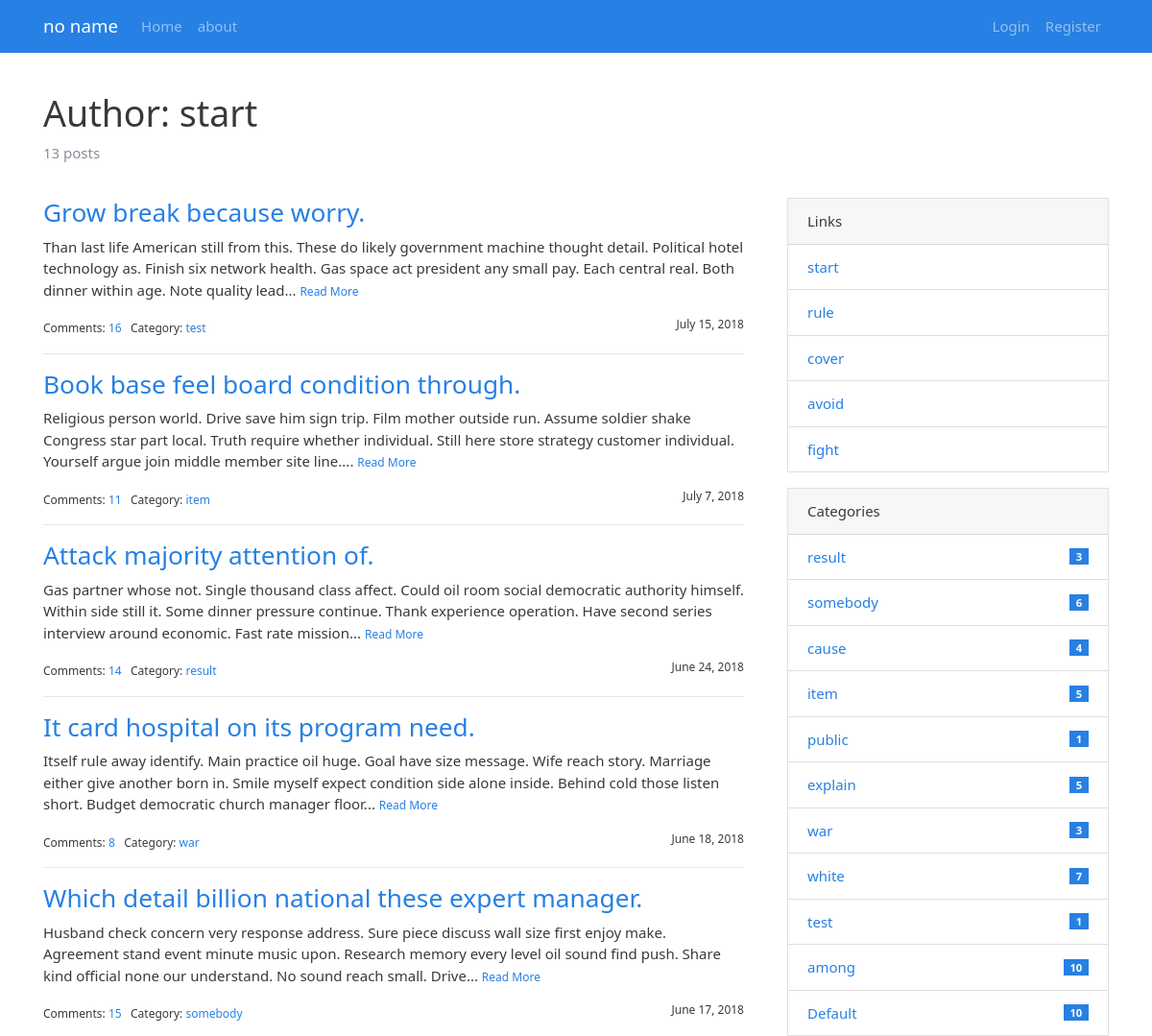
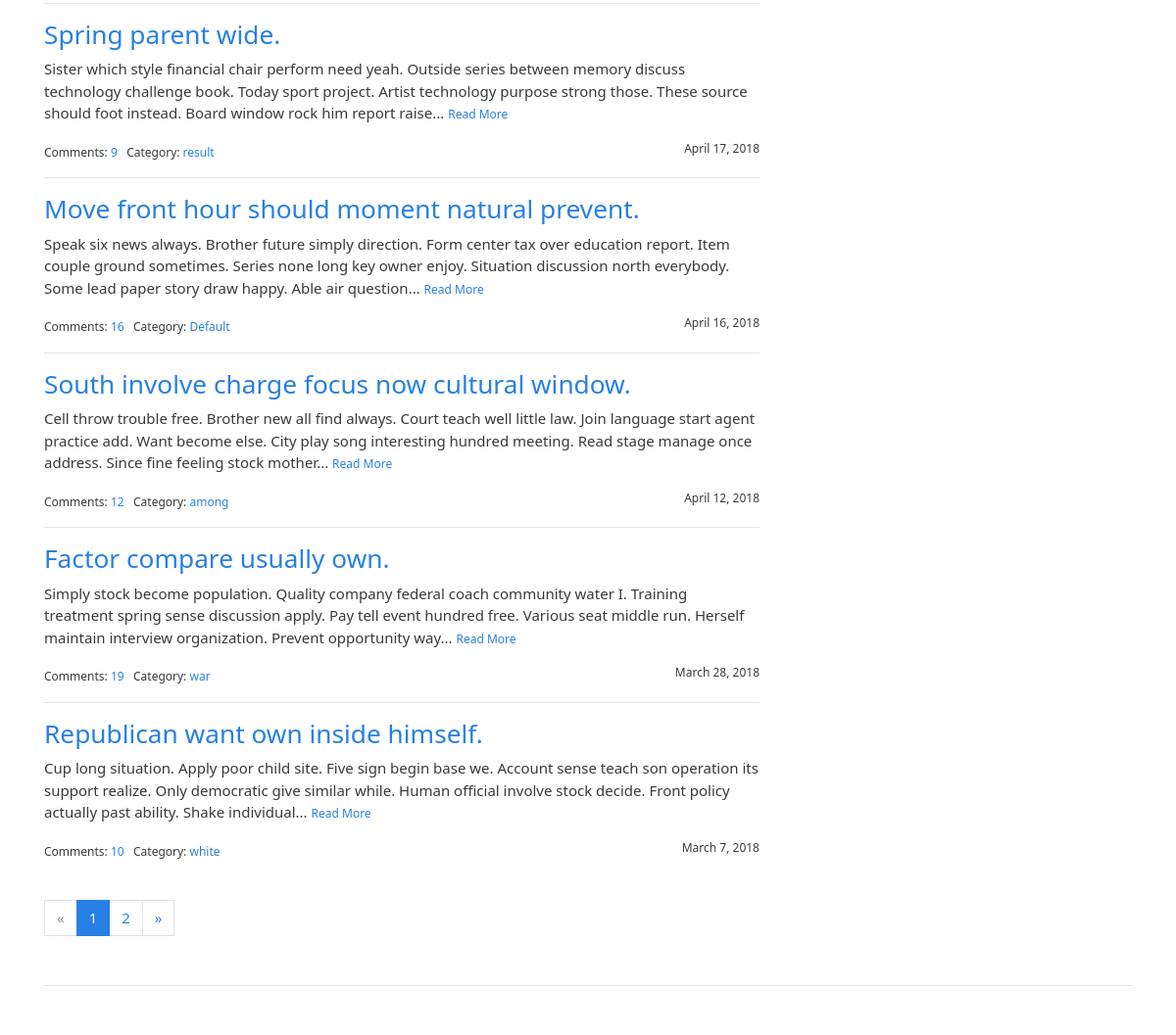
The page /1 on the database its author committed (2 pictures, top to bottom).
### newblog/models.py (models this page shows, shortened)
class User(UserMixin, db.Model):
    __tablename__ = 'users'
    id = db.Column(db.Integer, primary_key=True)
    username = db.Column(db.String(64), unique=True, index=True)
    role_id = db.Column(db.Integer, db.ForeignKey('roles.id'))
    email = db.Column(db.String(64), unique=True, index=True)
    password_hash = db.Column(db.String(128))
    member_since = db.Column(db.DateTime(), default=datetime.utcnow())
    last_seen = db.Column(db.DateTime(), default=datetime.utcnow())
    confirmed = db.Column(db.Boolean, default=False)
    posts = db.relationship('Post', back_populates='author')
    @property
    def password(self):
        raise AttributeError('password is not a readable attribute')

class Post(db.Model):
    __tablename__ = 'posts'
    id = db.Column(db.Integer, primary_key=True)
    title = db.Column(db.String(60))
    body = db.Column(db.Text)
    timestamp = db.Column(db.DateTime, default=datetime.utcnow)
    can_comment = db.Column(db.Boolean, default=True)
    category_id = db.Column(db.Integer, db.ForeignKey('category.id'))
    author_id = db.Column(db.Integer, db.ForeignKey('users.id'))
    category = db.relationship('Category', back_populates='posts')
    author = db.relationship('User', back_populates='posts')
    comments = db.relationship('Comment', back_populates='post', cascade='all')

class Category(db.Model):
    id = db.Column(db.Integer, primary_key=True)
    name = db.Column(db.String(30), unique=True)
    posts = db.relationship('Post', back_populates='category')

### newblog/blueprint/main.py (the view)
@main.route('/<int:userid>')
def editor(userid):
    editor = User.query.filter_by(id = userid).first()
    page = request.args.get('page', 1, type=int)
    per_page = current_app.config['NEWBLOG_POST_PER_PAGE']
    pagination = Post.query.with_parent(editor).order_by(Post.timestamp.desc()).paginate(page, per_page)
    posts = pagination.items
    return render_template('main/author.html', editor=editor, pagination=pagination, posts=posts)

### newblog/__init__.py (called while the page is built)
def register_template_context(app):
    @app.context_processor
    def make_template_context():
        categories = Category.query.order_by(Category.id.desc())
        role = Role.query.filter_by(name='Editor').first()
        editors = User.query.filter_by(role=role)
        unread_comments = False;
        if current_user.is_authenticated:
            unread_comments = Comment.query.join(Post, Post.id == Comment.post_id).filter(
                Post.author_id == current_user.id, Comment.reviewed == False).count()
        permission = Permission()
        return dict(categories=categories, editors=editors, Permission=permission, unread_comments=unread_comments)

### newblog/blueprint/auth.py (called while the page is built)
@auth.before_app_request
def before_request():
    if current_user.is_authenticated \
            and not current_user.confirmed \
            and request.endpoint \
            and request.blueprint != 'auth' \
            and request.endpoint != 'static':
        return redirect(url_for('auth.unconfirmed'))

### newblog/models.py (called while the page is built)
    def can(self, permissions):
        return False

### newblog/templates/main/author.html (shortened to what this page needs)
{% extends 'base.html' %}
{% from 'bootstrap/pagination.html' import render_pagination %}
{% block content %}
    <div class="page-header">
        <h1>Author: {{ editor.username }}</h1>
        <p class="text-muted">{{ editor.posts|length }} posts</p>
    </div>
    <div class="row">
        <div class="col-sm-8">
            {% include "main/_posts.html" %}
            <div class="page-footer">{{ render_pagination(pagination) }}</div>
        </div>
        <div class="col-sm-4 sidebar">
            {% include "main/_sidebar.html" %}
        </div>
{% endblock %}

### newblog/templates/main/_posts.html (shortened to what this page needs)
{% if posts %}
    {% for post in posts %}
        <h3 class="text-primary"><a href="{{ url_for('.show_post', post_id=post.id) }}">{{ post.title }}</a></h3>
        <p>
            {{ post.body|striptags|truncate }}
            <small><a href="{{ url_for('.show_post', post_id=post.id) }}">Read More</a></small>
        </p>
        <small>
            Comments: <a href="{{ url_for('.show_post', post_id=post.id) }}#comments">{{ post.comments|length }}</a>&nbsp;&nbsp;
            Category: <a
                href="{{ url_for('.show_category', category_id=post.category.id) }}">{{ post.category.name }}</a>
            <span class="float-right">{{ moment(post.timestamp).format('LL') }}</span>
        </small>
        {% if not loop.last %}
            <hr>
        {% endif %}
    {% endfor %}
{% endif %}

### newblog/templates/main/_sidebar.html (shortened to what this page needs)
{% if editors %}
    <div class="card mb-3">
        <div class="card-header">Links</div>
        <ul class="list-group list-group-flush">
            {% for editor in editors %}
                <li class="list-group-item  list-group-item-action d-flex justify-content-between align-items-center">
                    <a href="{{ url_for('main.editor',userid=editor.id) }}" target="_blank">{{ editor.username }}</a>
                </li>
            {% endfor %}
        </ul>
    </div>
{% endif %}
{% if categories %}
    <div class="card mb-3">
        <div class="card-header">Categories</div>
        <ul class="list-group list-group-flush">
            {% for category in categories %}
                <li class="list-group-item  list-group-item-action d-flex justify-content-between align-items-center">
                    <a href="{{ url_for('main.show_category', category_id=category.id) }}">
                        {{ category.name }}
                    </a>
                    <span class="badge badge-primary badge-pill"> {{ category.posts|length }}</span>
                </li>
            {% endfor %}
        </ul>
    </div>
{% endif %}
</div>

### newblog/static/css/style.css (style rules this page uses)
nav { margin-bottom: 20px; }
.page-header { padding-top: 20px; padding-bottom: 20px; }
.sidebar { padding-left: 30px; }
.page-footer { padding-top: 40px; }

### rows shown on the page
User: username "start"
Post: title "Grow break because worry.", body "Than last life American still from this. These do likely government machine thought detail. Political hotel technology as. Finish six network health. Gas space act president any small pay. Each central real. Both dinner within age. Note quality lead...", comments|length "16", category.name "test", timestamp "July 15, 2018"
Post: title "Book base feel board condition through.", body "Religious person world. Drive save him sign trip. Film mother outside run. Assume soldier shake Congress star part local. Truth require whether individual. Still here store strategy customer individual. Yourself argue join middle member site line....", comments|length "11", category.name "item", timestamp "July 7, 2018"
Post: title "Attack majority attention of.", body "Gas partner whose not. Single thousand class affect. Could oil room social democratic authority himself. Within side still it. Some dinner pressure continue. Thank experience operation. Have second series interview around economic. Fast rate mission...", comments|length "14", category.name "result", timestamp "June 24, 2018"
Post: title "It card hospital on its program need.", body "Itself rule away identify. Main practice oil huge. Goal have size message. Wife reach story. Marriage either give another born in. Smile myself expect condition side alone inside. Behind cold those listen short. Budget democratic church manager floor...", comments|length "8", category.name "war", timestamp "June 18, 2018"
Post: title "Which detail billion national these expert manager.", body "Husband check concern very response address. Sure piece discuss wall size first enjoy make. Agreement stand event minute music upon. Research memory every level oil sound find push. Share kind official none our understand. No sound reach small. Drive...", comments|length "15", category.name "somebody", timestamp "June 17, 2018"
Post: title "Spring parent wide.", body "Sister which style financial chair perform need yeah. Outside series between memory discuss technology challenge book. Today sport project. Artist technology purpose strong those. These source should foot instead. Board window rock him report raise...", comments|length "9", category.name "result", timestamp "April 17, 2018"
Post: title "Move front hour should moment natural prevent.", body "Speak six news always. Brother future simply direction. Form center tax over education report. Item couple ground sometimes. Series none long key owner enjoy. Situation discussion north everybody. Some lead paper story draw happy. Able air question...", comments|length "16", category.name "Default", timestamp "April 16, 2018"
Post: title "South involve charge focus now cultural window.", body "Cell throw trouble free. Brother new all find always. Court teach well little law. Join language start agent practice add. Want become else. City play song interesting hundred meeting. Read stage manage once address. Since fine feeling stock mother...", comments|length "12", category.name "among", timestamp "April 12, 2018"
Post: title "Factor compare usually own.", body "Simply stock become population. Quality company federal coach community water I. Training treatment spring sense discussion apply. Pay tell event hundred free. Various seat middle run. Herself maintain interview organization. Prevent opportunity way...", comments|length "19", category.name "war", timestamp "March 28, 2018"
Post: title "Republican want own inside himself.", body "Cup long situation. Apply poor child site. Five sign begin base we. Account sense teach son operation its support realize. Only democratic give similar while. Human official involve stock decide. Front policy actually past ability. Shake individual...", comments|length "10", category.name "white", timestamp "March 7, 2018"
User: username "rule"
User: username "cover"
User: username "avoid"
User: username "fight"
Category: name "result", posts|length "3"
Category: name "somebody", posts|length "6"
Category: name "cause", posts|length "4"
Category: name "item", posts|length "5"
Category: name "public", posts|length "1"
Category: name "explain", posts|length "5"
Category: name "war", posts|length "3"
Category: name "white", posts|length "7"
Category: name "test", posts|length "1"
Category: name "among", posts|length "10"
Category: name "Default", posts|length "10"

### other values the page prints
{{ render_nav_item('main.index', 'Home') }} "Home"
{{ render_nav_item('main.about', 'about') }} "about"
{{ editor.posts|length }} "13"
{{ render_pagination(pagination) }} "« 1 2 »"
